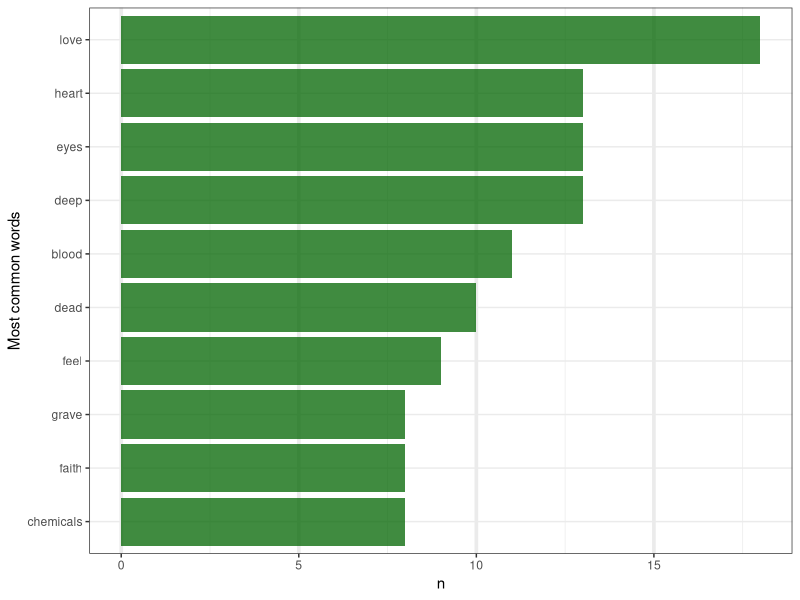
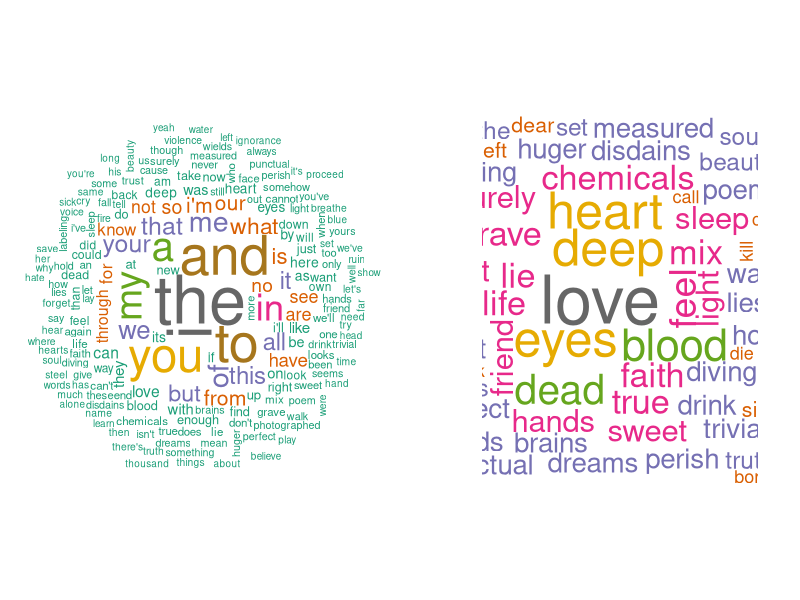
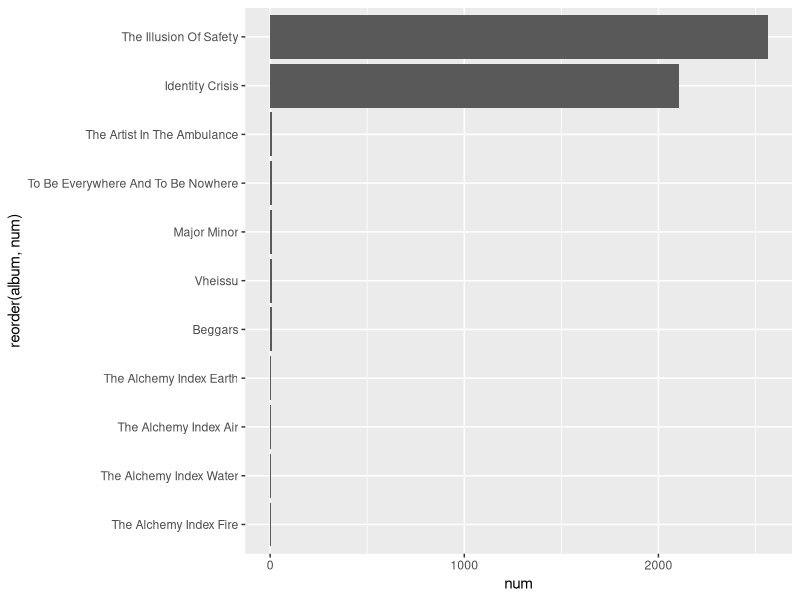
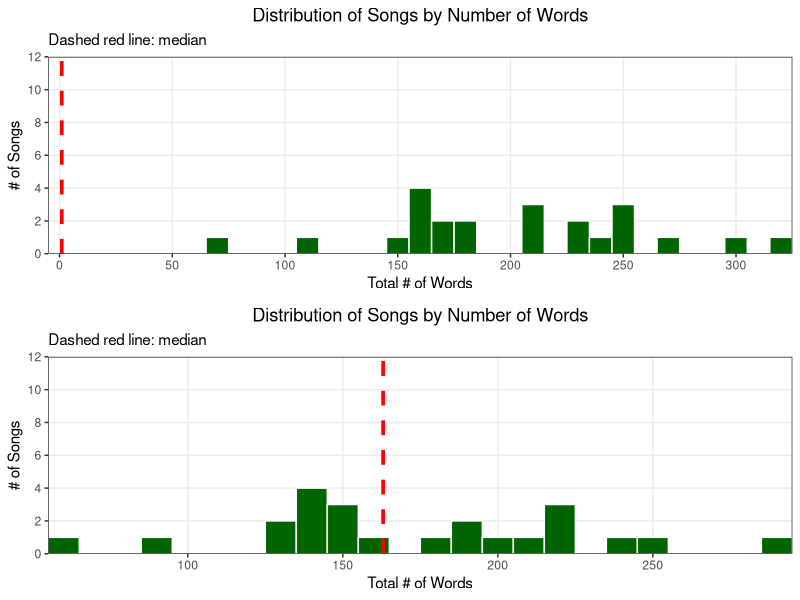
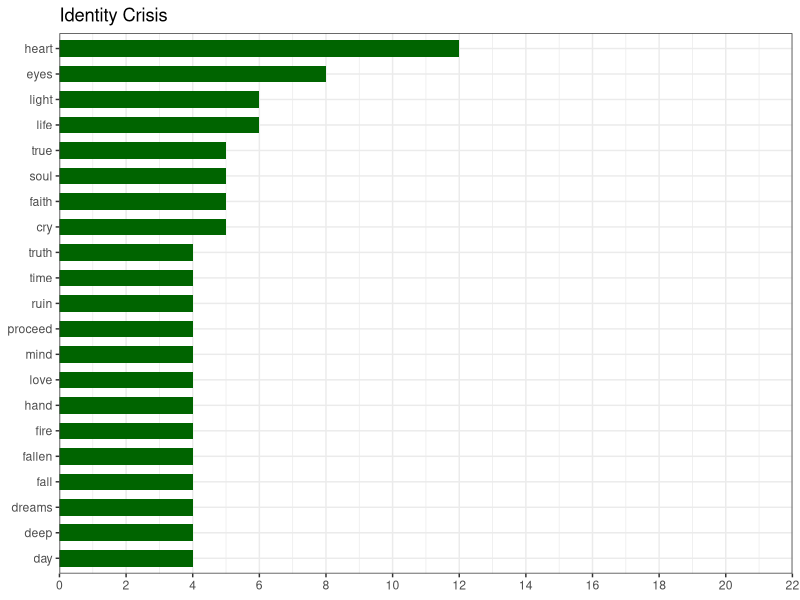
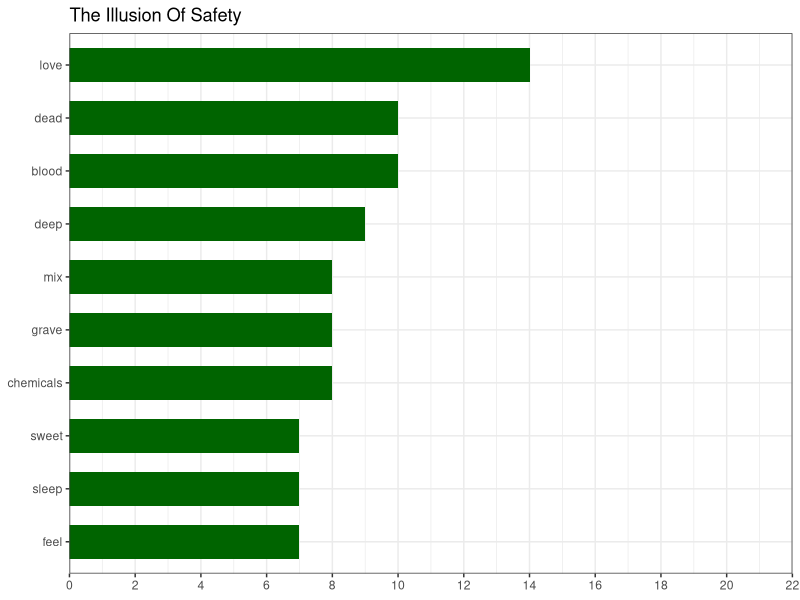

Write the R code that produced these figures, in order. (Note: this script raises an error after producing the figures.)
# Packages:
library(tidyverse)
library(tidytext)
library(lubridate)
library(stringr)

library(gplots)
library(ggrepel)
library(scales)
library(gridExtra)

# load dataset ------------------------------------------------------------

df <- read.csv('thrice.df.csv', header=TRUE, stringsAsFactors = FALSE)

df <- df %>% 
       mutate(album = factor(album, levels = unique(album)),
              length = ms(length),
              lengthS = seconds(length))

glimpse(df)
# both length and lengthS are now Period/S4 variables!
# album is a factor!


# Lyrics analysis ---------------------------------------------------------

df <- df %>%
  mutate(numLines = str_count(lyrics, '<br>') + 1,       # num of lines per song
         numWord = str_count(lyrics, ' ') + 1)           # num of words per song
     
# how accurate are the numLines and numWord counts?
# comparison when unnest lyrics by line and word in later section of this article!

# lyrics separated by line, "<br>" tag
# uninterested in looking at line counts so split into lines on each <br> tag 
# and then unnest each word from each "line" of lyrics

wordToken <-  df %>%
  unnest_tokens(line, lyrics, token = stringr::str_split, pattern = ' <br>') %>%   # take out <br> tags
  unnest_tokens(word, line) %>% 
  mutate(wordCount = row_number()) %>%    # count of words in order of line, song, album
  select(-numLines, -numWord)             # take out numLines and numWord, can calculate independtly later

glimpse(wordToken)
# uncleaned unigrams containing all 'stop words' such as 'I', 'you', 'we', 'very', etc. etc.


countWord <- wordToken %>% count(word, sort=TRUE)
countWord  %>% head(10)
# 'the' is most common....

# Include stop_words ------------------------------------------------------

data("stop_words")
stop_words         # data base of 'stop words' to clean unigrams.

stop_words %>% head(5)

wordToken2 <- wordToken %>% 
  anti_join(stop_words) %>%                 
  # use anti-join to take out words in wordToken that appear in stop_words
  select(-wordCount) %>%     # won't need wordCount
  arrange(ID)  # or track_num essentially same thing

countWord2 <- wordToken2 %>% count(word, sort=TRUE)

countWord2 %>% head(10)
# with no stop words, 'eyes', ''ll', ''ve', and 'love', 'light' are most common
# interesting in -light- of the fact that sentiment-score wise Thrice songs are overtly negative...
# we'll see more of that in Part 3

# graph of top words (no stop words) ####
countWord2 %>% head(10) %>% 
  ggplot(aes(reorder(word, n), n)) + 
  geom_bar(stat = "identity", fill = "darkgreen", alpha = 0.75) +
  xlab("Most common words") +
  coord_flip() +
  theme_bw() +
  theme(panel.grid.major.x = element_line(size = 1.25))

# WORD CLOUD (comparison stop vs. no-stop)   ####
library(wordcloud)
layout(matrix(c(1,2),1,2, byrow = TRUE))

wordcloud(words = countWord$word, freq = countWord$n, random.order = FALSE, max.words = 200, 
          colors = brewer.pal(8, "Dark2"), use.r.layout = TRUE)

# compare with wordcloud without stop_words!
wordcloud(countWord2$word, countWord2$n, random.order = FALSE, max.words = 200,
          colors = brewer.pal(8, "Dark2"), use.r.layout = TRUE)
# looks much better!


####    Explore dataset with dplyr verbs!   ####

# several ways to do this as shown in Part 1 using n_distinct() on `title`...
# the `n()` function specifically counts the # of obsv in the current group and can only be
# used inside summarize(), mutate(), and filter()
df %>% summarise(num_songs = n()) # 103 songs in total, as each row = 1 song

# another example of n(), usage in conjunction with group_by()
# songs per album (by order of # of songs desc) >>> did this in part 1
df %>% group_by(album) %>% 
  summarise(num_songs = n()) %>% 
  arrange(desc(num_songs)) 

# song with most # of lines
df %>% group_by(title) %>%
  select(title, numLines) %>% 
  arrange(desc(numLines)) %>% 
  head(10)

# album with most # of lines
df %>% group_by(album) %>% 
  summarize(lines = sum(numLines)) %>% 
  arrange(desc(lines))

# words per song?
df %>% group_by(title) %>% 
  select(title, album, numWord) %>% 
  arrange(desc(numWord))    
# - The Weight has the most words (all incl. stop words)... also includes <br> though...
# - need to use wordToken instead of wordToken2 as stop_words should be included for sum
wordToken %>% 
  select(title, word) %>% 
  group_by(title) %>% 
  summarize(num_word = n()) %>% 
  arrange(desc(num_word))

# words per album?
aggregate(df$numWord, by = list(df$album), FUN = sum) %>% 
  arrange(desc(x))   
# instrumentals still count the blank as 1, but insignificant.
# numWord by album
df %>% group_by(album) %>% 
  summarize(num = sum(numWord)) %>% 
  arrange(desc(num)) %>% 
  ggplot(aes(reorder(album, num), num)) + geom_bar(stat = "identity") + coord_flip()

wordToken %>% 
  select(album, word) %>% 
  group_by(album) %>% 
  summarize(num_word = n()) %>% 
  arrange(desc(num_word))

# using count of "word" in unnested wordToken 
# and original df "numWord" estimates similar enough...


# random stuff
df %>% 
  filter(album == "Vheissu") %>% 
  select(numWord) %>% 
  sum()

sum(str_count(df$lyrics, "<br>"))   # 2562 breaks in total

sum(str_count(df$lyrics, "light"))
wordToken$word[wordToken$word == "light"]

wordToken2 %>% 
  str_count("light") %>% 
  sum()
# number of times "light" appears in lyrics of song (desc. order)

df %>% 
  mutate(number = str_count(lyrics, pattern = "light")) %>% 
  select(title, album, number) %>% 
  arrange(desc(number)) %>% 
  head(15)

df %>% 
  filter(title == "The Weight") %>% 
  select(album, title, numWord, numLines)
# 421
wordToken %>% 
  filter(title == "The Weight") %>% 
  summarize(num_word = n())    # count rows, in this case: one row = one word
# 383

# most frequent word in each song ####
wordToken2 %>% 
  group_by(title) %>% 
  count(word) %>% 
  arrange(desc(n))

# "I'll" in Black Honey >>> song about
# "image" and "invisible" in "Image of the Invisible" >>> given as shouted out during the chorus numerous
# times in the song... To consider: skewed toward phrases repeated in chorus!

# WordsPerNoStop
df %>%
  mutate(lyrics = str_replace_all(lyrics, '\'', ' ')) %>%
  unnest_tokens(line, lyrics, token = stringr::str_split, pattern = ' <br>') %>% 
  unnest_tokens(word, line) %>%
  anti_join(stop_words) %>%           # filter stop words
  group_by(title) %>% 
  summarize(wordcounts = n()) %>% 
  arrange(desc(wordcounts))

# Distribution of Songs by # of Words     same as above^ but not as accurate?
medianWord <- median(df$numWord)
one <- df %>% 
  ggplot(., aes(x = numWord)) +
  geom_histogram(binwidth = 10,
                 color = 'white',
                 fill = 'darkgreen') +
  geom_vline(aes(xintercept = medianWord), colour = "red", linetype = "dashed", size = 1.25) +
  scale_y_continuous(breaks = pretty_breaks(), expand = c(0, 0), limits = c(0, 12)) +
  scale_x_continuous(breaks = pretty_breaks(), expand = c(0, 0)) +
  xlab('Total # of Words') +
  ylab('# of Songs') +
  labs(title = 'Distribution of Songs by Number of Words', 
       subtitle = 'Dashed red line: median') + 
  theme_bw() +
  theme(panel.grid.minor = element_blank(), 
        plot.title = element_text(hjust = 0.5))

# WordsPerSong
WordsPerSong <- wordToken %>%      # NOT filter stop words (included in the lyrics for the total count)
  group_by(title) %>% 
  summarize(wordcounts = n()) %>%    #
  arrange(desc(wordcounts))

# Histogram of Word counts (per Song)   >>>> same as in uni-bi-tri section...
two <- WordsPerSong %>% 
  ggplot(aes(x = wordcounts)) + 
  geom_histogram(binwidth = 10, color = "white", fill = "darkgreen") +
  geom_vline(xintercept = median(WordsPerSong$wordcounts), color = "red", linetype = "dashed", size = 1.25) +
  scale_y_continuous(breaks = pretty_breaks(), expand = c(0, 0), limits = c(0, 12)) +
  scale_x_continuous(breaks = pretty_breaks(), expand = c(0, 0)) +
  xlab('Total # of Words') +
  ylab('# of Songs') +
  labs(title = 'Distribution of Songs by Number of Words', 
       subtitle = 'Dashed red line: median') + 
  theme_bw() +
  theme(panel.grid.minor = element_blank(), 
        plot.title = element_text(hjust = 0.5))

# compare accuracy of numWord method used...
gridExtra::grid.arrange(one, two)
# crucial difference: WordsPerSong filter out instrumentals all together!
# df includes instrumentals and has counted as 1

# most frequent unigrams per album: ####
# nested on albums!

word_count_nested <- wordToken2 %>% 
  group_by(album, word) %>% 
  summarize(count = n()) %>% 
  top_n(10) %>% 
  arrange(album, desc(count)) %>% 
  nest() 

word_count_nested$data

word_count_nested$data[[1]]

library(scales)
word_count_nested <- word_count_nested %>% 
  mutate(plot = map2(data, album, 
                     ~ggplot(data = .x) +
           geom_bar(aes(reorder(word, count), count), 
                    stat = "identity", fill = "darkgreen", width = 0.65) +
           scale_y_continuous(breaks = pretty_breaks(10), limits = c(0, 22), expand = c(0, 0)) +
           ggtitle(.y) +
           labs(x = NULL, y = NULL) +
           coord_flip() +  
           theme_bw()
           ))

glimpse(word_count_nested)
# can now see that column "data" is a list holds the top 10 words for each album (row)
# "plot" column is a list that holds the plot for each album (row)

# by selecting the specific element within the list, we can extract the plot for a certain album
word_count_nested$plot[[1]]
word_count_nested$plot[[2]]
word_count_nested$plot[[9]]
word_count_nested$plot[[11]]

word_count_nested %>% 
  unnest(data) %>%                   # take data out from list
  ggplot(aes(x = word, y = count)) +
  geom_bar(stat = "identity") +
  facet_grid(.~album)
# won't work with facetting

# save all plots in as one list
nested_plots <- word_count_nested$plot

nested_plots <- word_count_nested$plot[c(1,3,4)] # save 1, 3, 4th plots
nested_plots <- word_count_nested$plot[1:4]      # save 1-4th plots

glimpse(nested_plots)[[1]]
str(nested_plots, list.len = 2, max.level = 2)

# base R method with do.call() function:
do.call(grid.arrange, c(word_count_nested$plot, ncol = 3))

# how tf do i get this to work with purrr? lol.
map(c(unlist(nested_plots), grid.arrange, ncol = 3))
map(nested_plots, grid.arrange)
map(nested_plots, grid.arrange, ncol = 3, nrow = 5)

# works very easily with cowplot::plot_grid() function!
# call list of ggplots (per album) with plotlist = __ then specify # of columns/rows/etc...
library(cowplot)
plot_grid(plotlist = nested_plots, ncol = 3)

# save plot of most frequent word (for each album) individually now! ####
# apply the function ggsave() so that it iteratively saves the plot for each album!
map2(paste0(word_count_nested$album, ".pdf"), word_count_nested$plot, ggsave)
